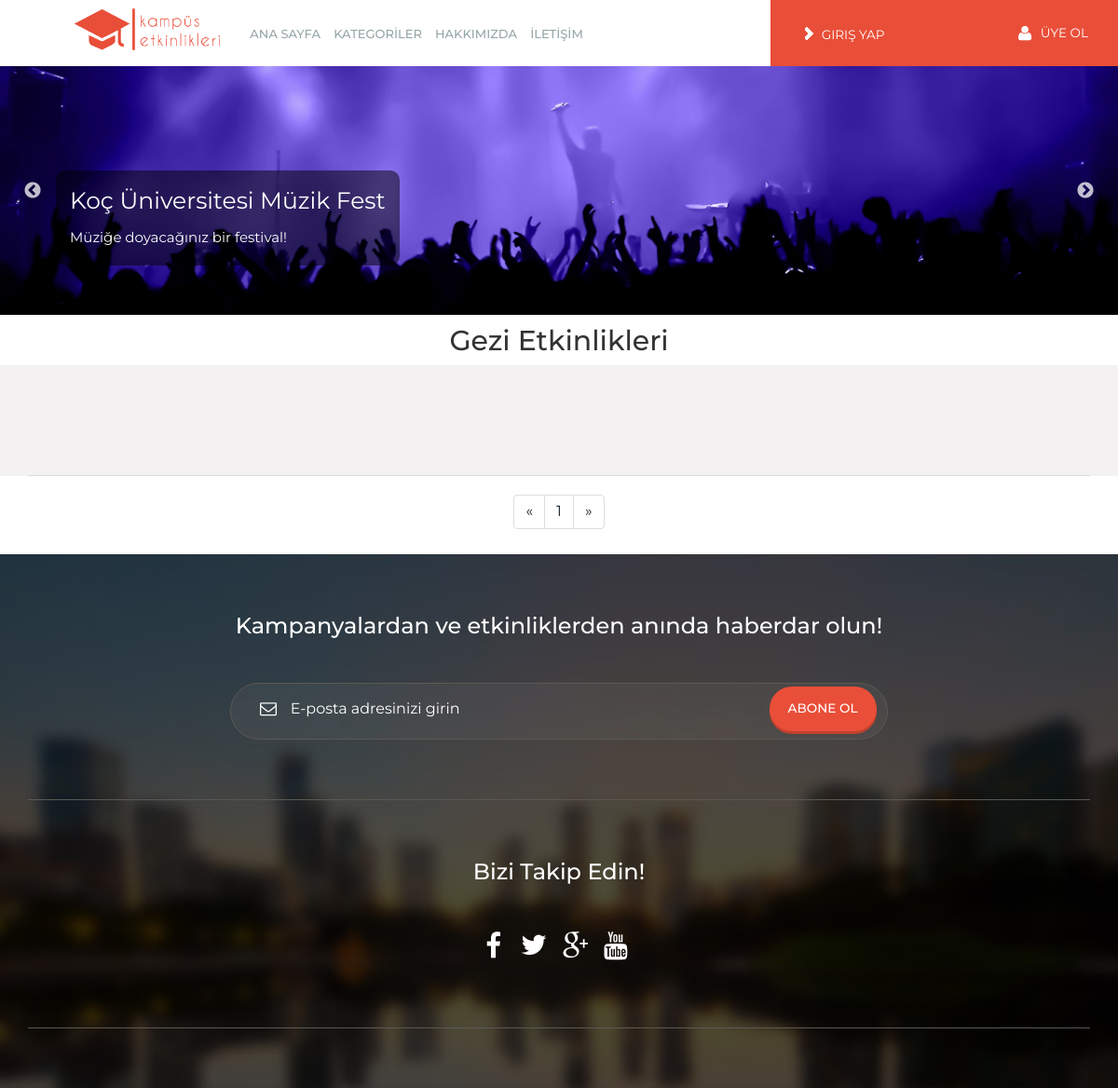
The app's page /kategori.php?id=7 with its own data.
### tables this page shows
CREATE TABLE IF NOT EXISTS `slider` (
  `id` int(2) NOT NULL AUTO_INCREMENT COMMENT 'slider id',
  `s_baslik` varchar(50) NOT NULL COMMENT 'slider basliklari',
  `s_alt_baslik` varchar(50) NOT NULL COMMENT 'slider alt basliklari',
  `s_resim_yolu` varchar(50) NOT NULL COMMENT 'slider resim urlleri',
  `s_link` varchar(50) NOT NULL COMMENT 'sliderin gidecegi link',
  `s_sira` int(2) NOT NULL COMMENT 'slider sirasi',
  PRIMARY KEY (`id`)
);

CREATE TABLE IF NOT EXISTS `kategori` (
  `kat_id` int(2) NOT NULL AUTO_INCREMENT COMMENT 'kategori idleri',
  `kat_isim` varchar(20) NOT NULL COMMENT 'kategori isimleri',
  `kat_foto` varchar(50) NOT NULL COMMENT 'kategori fotoları',
  `kat_ikon` varchar(100) DEFAULT NULL COMMENT 'kategori ikon yolu',
  `kat_sira` int(2) DEFAULT NULL,
  PRIMARY KEY (`kat_id`)
);

### fonksiyon/slider.php (the view, shortened to what this page needs)
<?php
include_once('baglanti.php');
echo '<script type="text/javascript" src="slick/slick.min.js"></script>
      <link rel="stylesheet" type="text/css" href="slick/slick.css"/>
      <link rel="stylesheet" type="text/css" href="slick/slick-theme.css"/>';
$sorgu = "SELECT * FROM slider";
$sonuc = mysql_query($sorgu, $baglanti);
echo '<div class="slider">';
while($slider = mysql_fetch_array($sonuc)){
	echo '<div><a href="'.$slider['s_link'].'"><span class="slider_can_baslik">'.$slider['s_baslik'].'<br><span class="slider_can_altbaslik">'.$slider['s_alt_baslik'].'</span></span><img style="width:100%" src="'.$slider['s_resim_yolu'].'"/></a></div>';
}
echo '</div>';
?>

### kategori.php (shortened to what this page needs)
<?php error_reporting(0);
include_once('fonksiyon/baglanti.php');
$kategori = $_GET['id'];
$kategoriadisorgu = "SELECT kat_isim FROM kategori WHERE kat_id = '$kategori'";
$kategoriadi = mysql_fetch_array(mysql_query($kategoriadisorgu,$baglanti));?>
<!DOCTYPE HTML>
<html>
<head>
<link href="web/css/bootstrap.css" rel='stylesheet' type='text/css' />
<link href="web/css/style.css" rel='stylesheet' type='text/css' />
<link href="web/css/bootstrap-rating.css" rel='stylesheet' type='text/css' />
<link href="web/css/font-awesome.css" rel="stylesheet">
<link href="web/css/animate.css" rel='stylesheet' type='text/css' />
</head>
<body>
<?php include('fonksiyon/ust.php');
	include_once('fonksiyon/slider.php');?>
	<center><h2 style="margin-top:-20px;"><?php echo $kategoriadi[0].' Etkinlikleri'; ?></h2></center>
   <div class="content_middle" >
   	  <div class="container">
   	    <div class="content_middle_box">
   		  </div>
   		  </div>
   	  </div>
	  <?php include_once('fonksiyon/kategori_syf_num.php'); ?>
   <?php include_once('fonksiyon/alt.php'); ?>
</body>
</html>

### web/css/style.css (style rules this page uses)
h4, h5, h6, h1, h2, h3 { margin-top: 0; }
html, body { font-family: 'Montserrat', sans-serif; font-size: 100%; background:#fff; }
body a { transition:0.5s all; -webkit-transition:0.5s all; -moz-transition:0.5s all; -o-transition:0.5s all; -ms-transition:0.5s all; }
.slider_can_baslik { position:absolute; bottom:20%; background-color:rgba(0, 0, 0, 0.5); color:white; padding:15px; left:5%; border-radius:10px; font-size:25px; }
.slider_can_altbaslik { font-size:15px; }
.content_middle { background:#f3f1f2; }
.content_middle_box { border-bottom:1px solid #DADADA; padding:3em 0; }

### records on screen
slider: s_baslik "Koç Üniversitesi Müzik Fest", s_alt_baslik "Müziğe doyacağınız bir festival!", s_resim_yolu (picture)
kategori: kat_isim "Gezi"
